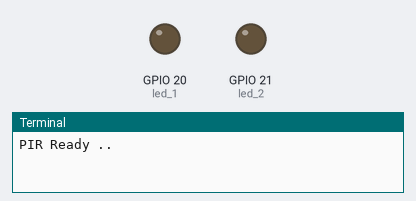
Bench run of a program on a simulated Raspberry Pi (BCM pin numbers). Shown: output pins drawn as LEDs (lit = HIGH), the last lines printed to the terminal.

Above: at 0.1 s.
At 5.1 s:
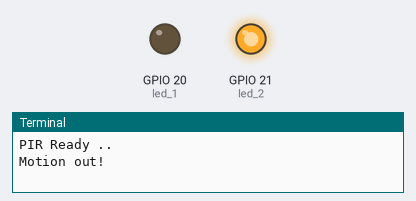
Timing chart, 0 to 6.6 s (numbered marks = the images above):
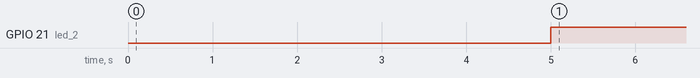

Measured:
- by itself, GPIO 21 (led_2): LOW → HIGH at 5.0 s

The program:

hc_sr501.py
```python
import RPi.GPIO as GPIO
import time

# led1 , led2 , 센서 입력핀 번호 설정
led_1 = 20
led_2 = 21
sensor = 17

# 불필요한 warning 제거, 핀모드 설정
GPIO.setwarnings(False)
GPIO.setmode(GPIO.BCM)

# led핀의 입출력
GPIO.setup(led_1,GPIO.OUT)
GPIO.setup(led_2,GPIO.OUT)
GPIO.setup(sensor,GPIO.IN)

print("PIR Ready ..")
time.sleep(5) # PIR센서 준비 시간

try:
    while True:
        if GPIO.input(sensor) == 1:
            GPIO.output(led_1,1) #첫번째 led 켬
            GPIO.output(led_2,0) #두번째 led 끔
            print("Motion Detected!")
            time.sleep(0.1)
        if GPIO.input(sensor) == 0:
            GPIO.output(led_1,0)
            GPIO.output(led_2,1)
            print("Motion out!")
            time.sleep(0.1)
except KeyboardInterrupt:
    print("Stopped by User")
    GPIO.cleanup()
```
